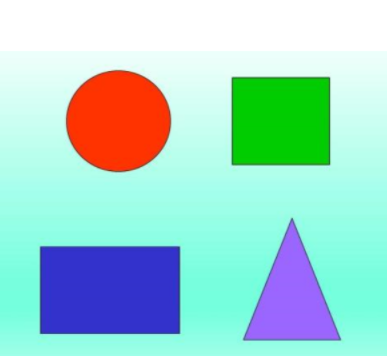
#> input picture data/shapes.png, 387 x 356 px
$ python judge-polygen.py
#> lines starting #> are read from the running program, lines starting #| are printed output that depends on the picture; after the words box and inside, x2 and y2 are one past the last pixel; in counts of white or black regions, pixels touching at a corner belong together; long printed decimals are rounded
import numpy as np
import cv2 as cv

# https://blog.csdn.net/weixin_45668655/article/details/103922317

image = "../../data/shapes.png"
img = cv.imread(image)
#> img is the input picture: shape (356, 387, 3); mean B, G, R 205.9, 213.5, 164.2
imgGray = cv.cvtColor(img,cv.COLOR_BGR2GRAY)
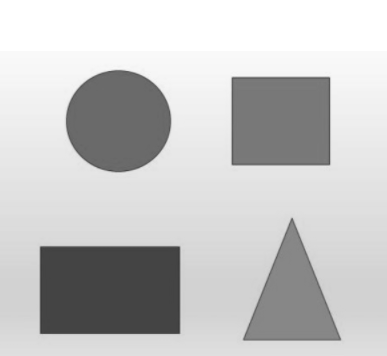
#> imgGray: shape (356, 387); min 59, max 255, mean 197.9

_,thresh = cv.threshold(imgGray,170,255,cv.THRESH_BINARY_INV)
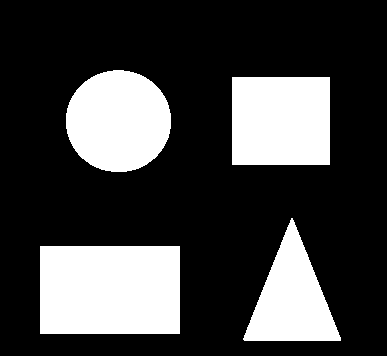
#> thresh: shape (356, 387); 25.9% white; 4 white regions
contours,_ = cv.findContours(thresh,cv.RETR_EXTERNAL,cv.CHAIN_APPROX_NONE)
#> contours = 4 contours; box (x1, y1, x2, y2) and area: (40, 246, 180, 334) 12093, (232, 77, 330, 165) 8439, (66, 70, 171, 172) 8304, (243, 218, 341, 341) 6070

# approx polygen
for contour in contours:
    approx = cv.approxPolyDP(contour,0.01*cv.arcLength(contour,True),True)
    cv.drawContours(img,[approx],0,(0,0,0),5)
    x = approx.ravel()[0]
    y = approx.ravel()[1] - 5
    if len(approx) == 3:
        cv.putText(img,"Triangle",(x,y),cv.FONT_HERSHEY_SIMPLEX,0.5,(0,0,0))
    elif len(approx) == 4:
        x1,y1,w,h = cv.boundingRect(approx)
        aspectRatio = float(w) / h
        print(aspectRatio)

		# Square or Rectangle ?
        if aspectRatio >= 0.95 and aspectRatio <= 1.15:
            cv.putText(img,"Square",(x,y),cv.FONT_HERSHEY_SIMPLEX,0.5,(0,0,0))
        else:
            cv.putText(img,"Rectangle",(x,y),cv.FONT_HERSHEY_SIMPLEX,0.5,(0,0,0))
    else:
        cv.putText(img,"Circle",(x,y),cv.FONT_HERSHEY_SIMPLEX,0.5,(0,0,0))
#> this loop made 4 passes
#> (approx, x, y, x1, y1, w, h, aspectRatio) on passes 1, 3: ([[40, 246], [40, 333], [179, 333], [179, 246]], 40, 241, 40, 246, 140, 88, 1.59), ([[232, 77], [232, 164], [329, 164], [329, 77]], 232, 72, 232, 77, 98, 88, 1.11)
#> (approx, x, y) on pass 2: ([[291, 218], [243, 339], [340, 340]], 291, 213)
#| 1.591
#| 1.114
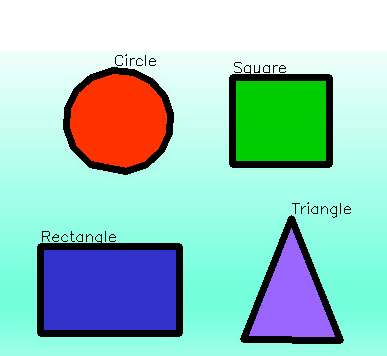
#> img: shape (356, 387, 3); 7.91% of pixels changed, all inside (x1, y1, x2, y2) = (37, 54, 351, 344)

cv.imshow("shapes",img)

cv.waitKey(0)
cv.destroyAllWindows()
